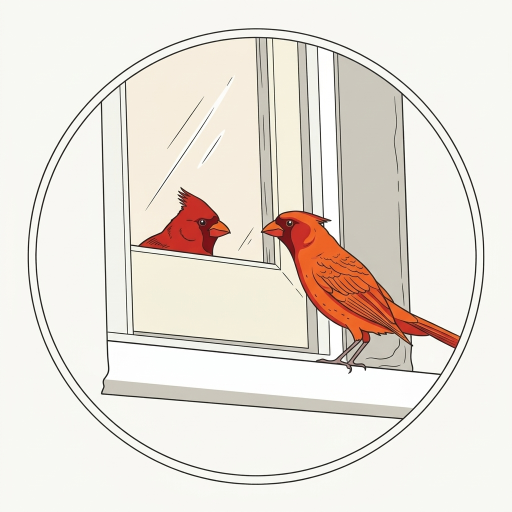
#> input picture art/cardinal-reflection-drawing.jpg, 1024 x 1024 px (shown at 1/2 size)
$ python trace_cardinal_drawing.py
#> lines starting #> are read from the running program, lines starting #| are printed output that depends on the picture; after the words box and inside, x2 and y2 are one past the last pixel; in counts of white or black regions, pixels touching at a corner belong together
### tools/make_text_pattern.py
"""Generate a two-line lettering embroidery pattern (DST) from a TrueType font.

Each glyph is stitched as: tie-in, edge-run underlay, fill rows, tie-off, trim.
Line 1 and line 2 are separate colors, so the machine stops for a thread change
between them (use the same spool twice for a one-color patch).

Usage:
    python3 tools/make_text_pattern.py
"""

import math
import os

import pyembroidery
from fontTools.pens.basePen import BasePen
from fontTools.ttLib import TTFont
from shapely.affinity import rotate
from shapely.geometry import LineString, Point, Polygon
from shapely.ops import substring, unary_union

HERE = os.path.dirname(os.path.abspath(__file__))
OUT_DIR = os.path.join(HERE, "..", "patterns")
FONT = "/usr/share/fonts/truetype/liberation/LiberationSerif-Bold.ttf"

# All sizes in millimetres.
LINES = [
    {"text": "Henderson", "cap_height": 15.0, "color": 0x1F2A44, "name": "Navy"},
    {"text": "est. 2007", "cap_height": 7.5, "color": 0x8B6B2E, "name": "Old gold"},
]
LINE_GAP = 5.0          # space between the baseline of line 1 and top of line 2
FILL_SPACING = 0.40     # distance between fill rows
FILL_ANGLE = 45         # degrees; diagonal rows look better on lettering
MAX_STITCH = 3.0        # longest stitch inside a fill row
RUN_STITCH = 2.0        # edge underlay stitch length
TRIM_DISTANCE = 2.0     # jumps longer than this get trimmed
MAX_TRAVEL = 45.0       # longest hidden walk inside a shape before trimming instead


class PolyPen(BasePen):
    """Collects a glyph outline as flattened point lists."""

    # [4 lines left out: function __init__, not called in this run]

    def _moveTo(self, p):
        self.cur = [p]

    def _lineTo(self, p):
        self.cur.append(p)

    # [24 lines left out: functions _curveToOne, _qCurveToOne, _closePath, not called in this run]

    _endPath = _closePath


# [105 lines left out: functions glyph_shape, text_shapes, run_along, fill_rows, underlay, not called in this run]


class Stitcher:
    def __init__(self):
        self.p = pyembroidery.EmbPattern()
        self.pos = None

    # [83 lines left out: functions _add, tie, travel, path, tie_off, not called in this run]

    def end_block(self):
        self.tie_off()
        self.p.add_command(pyembroidery.TRIM)


# [69 lines left out: functions layout_lines, stitch, build, write_dst, write_pes, not called in this run]


def _shift(shape, dx, dy):
    from shapely.affinity import translate
    return translate(shape, dx, dy)


# [8 lines that do not run on import are left out]

### tools/trace_cardinal_drawing.py
"""Trace the cardinal-and-reflection line drawing into a vector (SVG) and a Brother PES.

The drawing (art/cardinal-reflection-drawing.jpg) is split into its flat colors.
Each color becomes filled shapes; the dark outlines are thinned to their centre
lines and stitched as a doubled running stitch. The white window frame is left
as bare fabric. The design is scaled so its outer ring is 4.5 inches across,
for stitching in a 5x7 hoop and displaying in a round one.

Stitch order: cream, gray, red, orange, black, dark red -- five thread changes.

Usage:
    python3 tools/trace_cardinal_drawing.py
"""

import math
import os

import cv2
import numpy as np
import pyembroidery
from shapely.geometry import Point, Polygon
from shapely.ops import unary_union
from skimage.morphology import skeletonize

import make_text_pattern
from make_cardinal_designs import preview
from make_text_pattern import HERE, OUT_DIR, Stitcher, fill_rows, underlay, write_pes

ART = os.path.join(HERE, "..", "art", "cardinal-reflection-drawing.jpg")
UP = 2                                       # the drawing is enlarged this much before tracing, for smoother curves
CX, CY, RING_PX = 511.5 * UP, 513.0 * UP, 456.5 * UP      # centre and radius of the outer ring, in pixels
MM = 57.0 / RING_PX                          # millimetres per pixel: the ring becomes 114 mm (4.5 in) across
STEP = 1.7                                   # outline stitch length, mm

# Thread colors chosen for a real cardinal rather than the drawing's orange one.
CREAM = (0xF0E4BE, "Cream")
GRAY = (0x8E9196, "Gray")
RED = (0xD3222A, "Red")
DARK_RED = (0x8E1B22, "Dark Red")
ORANGE = (0xF28C28, "Orange")
BLACK = (0x000000, "Black")
EYES = [(403 * UP, 444 * UP), (578 * UP, 446 * UP)]      # pixel positions of the two eyes


def to_mm(x, y):
    return ((x - CX) * MM, -(y - CY) * MM)


def classify():
    """Label every pixel: 0 bare, 1 cream, 2 gray, 3 outline, 4 face mask, 5 shading, 6 body, 7 beak."""
    im = cv2.imread(ART)
#> im is the input picture: shape (1024, 1024, 3); mean B, G, R 218.6, 226.9, 233.6
    im = cv2.resize(im, None, fx=UP, fy=UP, interpolation=cv2.INTER_CUBIC)
#> im: shape (2048, 2048, 3)
    im = cv2.bilateralFilter(im, 9, 40, 9)
    gray_im = cv2.cvtColor(im, cv2.COLOR_BGR2GRAY)
    rgb = cv2.cvtColor(im, cv2.COLOR_BGR2RGB).astype(np.float32)
    hsv = cv2.cvtColor(im, cv2.COLOR_BGR2HSV).astype(int)
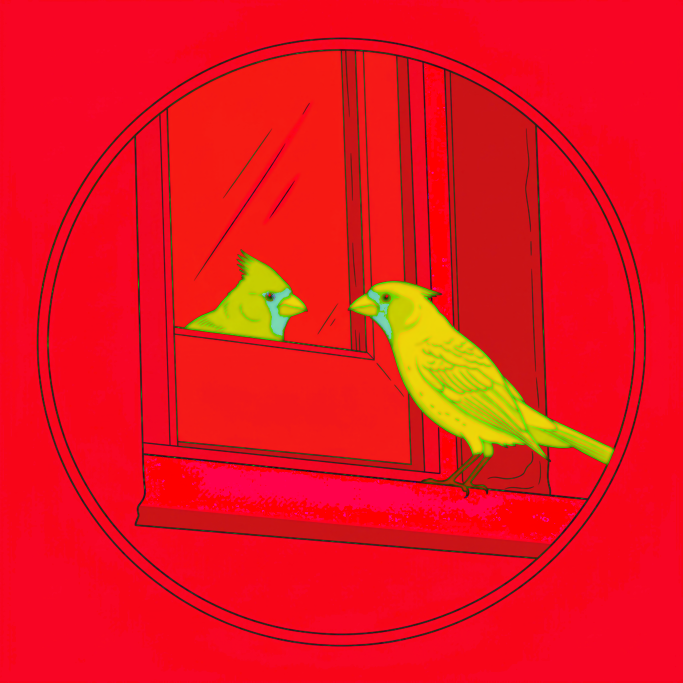
#> hsv: shape (2048, 2048, 3) int64 (shown at 1/3 size); mean B, G, R 27.6, 19.6, 234
    s, v = hsv[..., 1], hsv[..., 2]
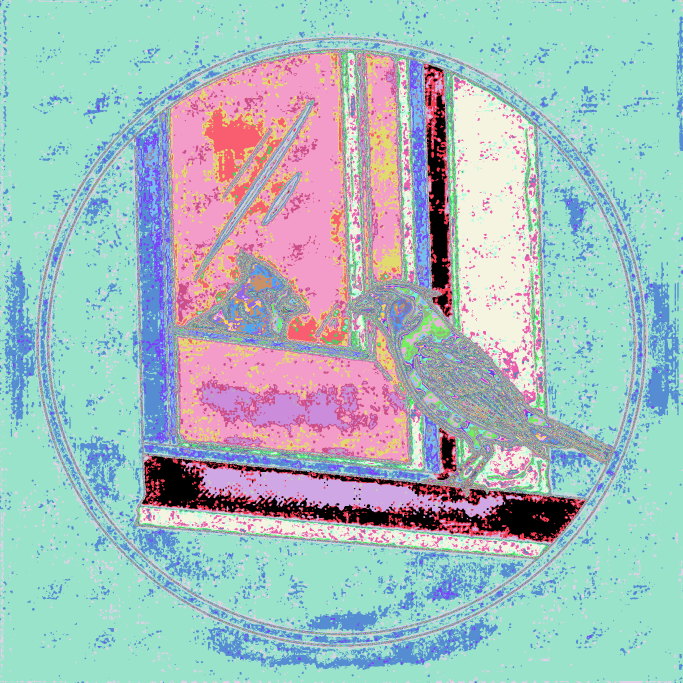
#> s: shape (2048, 2048) int64 (shown at 1/3 size); 255 distinct labels, from 0 to 255; one colour per label, 0 black
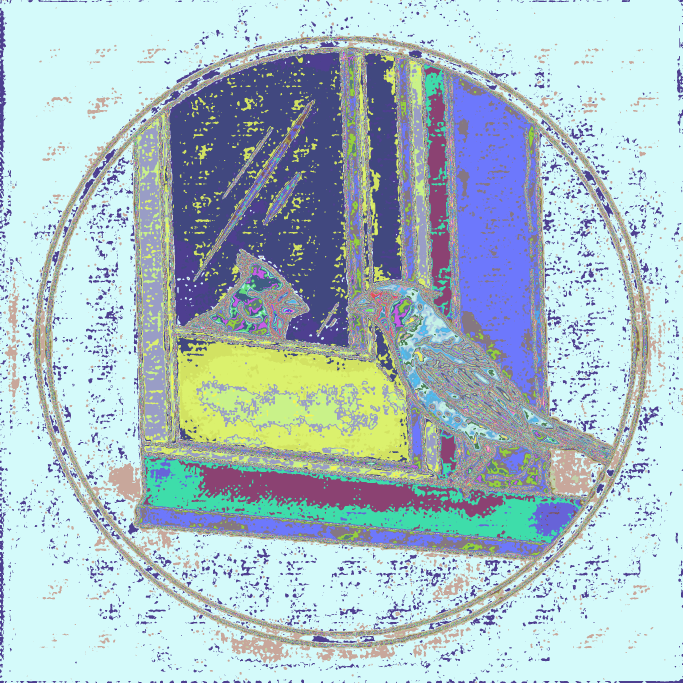
#> v: shape (2048, 2048) int64 (shown at 1/3 size); 256 distinct labels, from 0 to 255; one colour per label, 0 black
    yy, xx = np.mgrid[0:im.shape[0], 0:im.shape[1]]
    inside = (xx - CX) ** 2 + (yy - CY) ** 2 < (RING_PX + 4) ** 2
    cls = np.zeros(im.shape[:2], np.uint8)
    # An outline is anything clearly darker than what surrounds it, so faint pencil-gray lines count too.
    blackhat = cv2.morphologyEx(gray_im, cv2.MORPH_BLACKHAT, cv2.getStructuringElement(cv2.MORPH_ELLIPSE, (23, 23)))
    dark = (((v < 150) & (s < 110)) | ((blackhat > 42) & (s < 110))) & inside
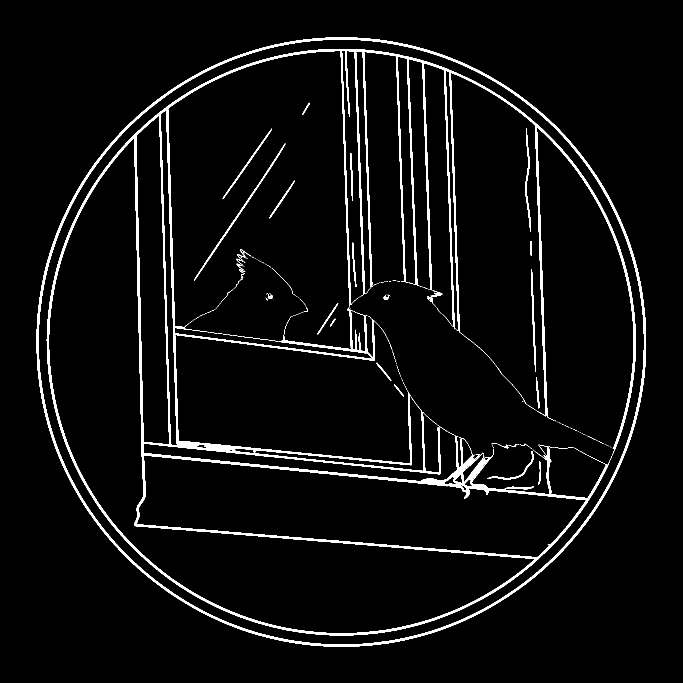
#> dark: shape (2048, 2048) bool (shown at 1/3 size); 4.2% white; 273 white regions (222 under 20 px), largest, box (x1, y1, x2, y2) and area: (140, 147, 1908, 1906) 125000, (110, 112, 1938, 1940) 37178, (582, 430, 856, 842) 1985
    # The soft edge of every outline reads as gray, so gray only counts away from the outlines.
    near_dark = cv2.dilate(dark.astype(np.uint8), np.ones((7, 7), np.uint8)) > 0
#> near_dark: shape (2048, 2048) bool; 9.9% white; 17 white regions, largest, box (x1, y1, x2, y2) and area: (137, 144, 1911, 1909) 309490, (107, 109, 1941, 1943) 81212, (579, 427, 859, 845) 6137
    gray = (v >= 165) & (v < 222) & (s < 40) & inside & ~near_dark
#> gray: shape (2048, 2048) bool; 7.5% white; 17 white regions (3 under 20 px), largest, box (x1, y1, x2, y2) and area: (1356, 224, 1633, 1240) 190925, (415, 1518, 1642, 1668) 55800, (1030, 156, 1087, 903) 18355
    gray = cv2.morphologyEx(gray.astype(np.uint8), cv2.MORPH_OPEN, cv2.getStructuringElement(cv2.MORPH_ELLIPSE, (9, 9))) > 0
#> gray: shape (2048, 2048) bool; 7.2% white; 11 white regions, largest, box (x1, y1, x2, y2) and area: (1356, 226, 1633, 1237) 190850, (417, 1518, 1640, 1668) 55770, (1422, 1335, 1644, 1479) 17728
    cls[(v > 225) & (rgb[..., 0] - rgb[..., 2] > 14) & (s < 60) & inside] = 1
    cls[gray] = 2
    cls[dark] = 3
    vivid = (s > 110) & inside
#> vivid: shape (2048, 2048) bool; 4.8% white; 418 white regions (369 under 20 px), largest, box (x1, y1, x2, y2) and area: (1045, 843, 1843, 1413) 149028, (530, 749, 922, 1025) 46392, (513, 700, 517, 816) 164
    # Bird colors, matched to the nearest of the drawing's own: maroon, red, and two oranges.
    refs = np.array([[114, 27, 18], [188, 53, 41], [233, 102, 43], [213, 107, 63]], np.float32)
    nearest = np.argmin(((rgb[vivid][:, None, :] - refs[None]) ** 2).sum(2), axis=1)
    cls[vivid] = np.array([4, 5, 6, 7], np.uint8)[nearest]
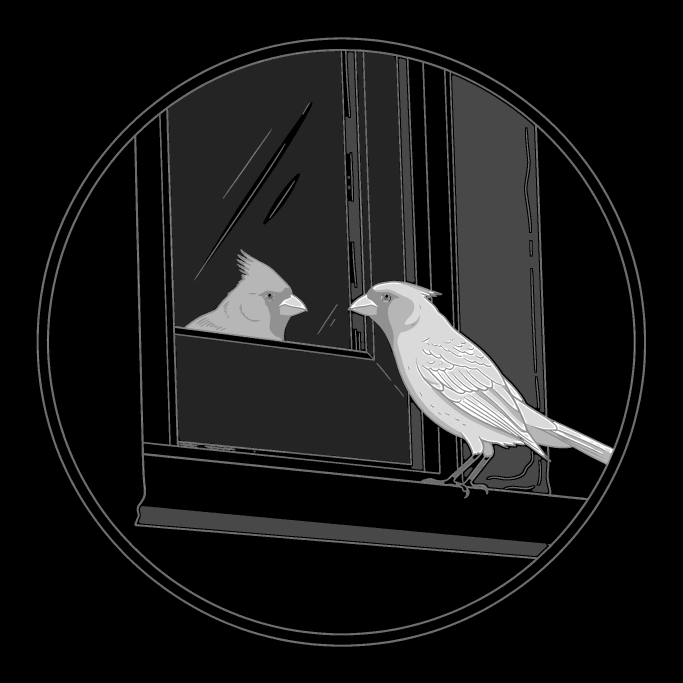
#> cls: shape (2048, 2048) (shown at 1/3 size); min 0, max 7, mean 0.678; drawn with min black and max white
    # The lighter orange is the beak only where it sits beside an eye; elsewhere it is body.
    n, labels, _, centres = cv2.connectedComponentsWithStats((cls == 7).astype(np.uint8), connectivity=8)
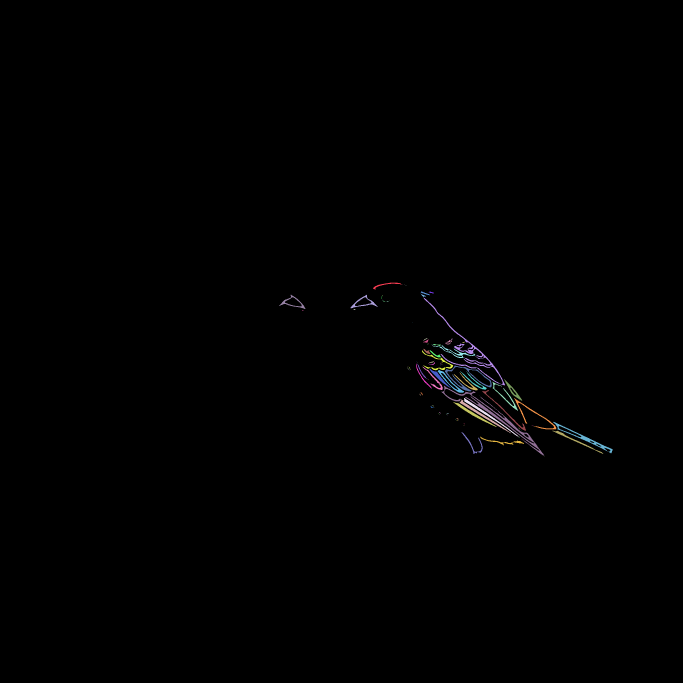
#> labels: shape (2048, 2048) int32 (shown at 1/3 size); 100 distinct labels, from 0 to 99; one colour per label, 0 black
#> n = 100; centres = 100 pairs, first value 878 to 1823, second value 853 to 1368
    for k in range(1, n):
        if min(math.dist(centres[k], e) for e in EYES) > 62 * UP:
            cls[labels == k] = 6
#> cls: shape (2048, 2048); 0.55% of pixels changed, all inside (x1, y1, x2, y2) = (1223, 875, 1838, 1369)
    # The birds are outlined in maroon, not black. Broad maroon areas (the face masks) stay as
    # fills; anything thin is an outline or a feather line and joins the outlines.
    maroon = (cls == 4).astype(np.uint8)
#> maroon: shape (2048, 2048); values 0 (black) and 1 (white), 1.2% white; 463 white regions (377 under 20 px), largest, box (x1, y1, x2, y2) and area: (530, 749, 922, 1025) 12202, (1045, 843, 1575, 1413) 11811, (1263, 877, 1843, 1399) 9745
    broad = cv2.dilate(cv2.erode(maroon, np.ones((13, 13), np.uint8)), np.ones((17, 17), np.uint8)) & maroon
#> broad: shape (2048, 2048); values 0 (black) and 1 (white), 0.28% white; 3 white regions (1 under 20 px), largest, box (x1, y1, x2, y2) and area: (797, 863, 878, 1015) 6282, (1100, 867, 1181, 1027) 5450
    cls[(maroon > 0) & (broad == 0)] = 3
#> cls: shape (2048, 2048); min 0, max 7, mean 0.664
    return cls


def smooth(ring, rounds=2):
    """Round off the pixel steps in an outline."""
    pts = list(ring.coords)[:-1]
    for _ in range(rounds):
        pts = [q for a, b in zip(pts, pts[1:] + pts[:1])
               for q in ((a[0] * 0.75 + b[0] * 0.25, a[1] * 0.75 + b[1] * 0.25), (a[0] * 0.25 + b[0] * 0.75, a[1] * 0.25 + b[1] * 0.75))]
    return pts


def shapes(mask, grow=7, min_area=1.0):
    """Filled regions of a pixel mask as polygons in mm, grown slightly to tuck under the outlines."""
#> called with grow = 7, min_area = 1
    mask = cv2.morphologyEx(mask.astype(np.uint8), cv2.MORPH_OPEN, np.ones((3, 3), np.uint8))     # drop specks
#> mask: shape (2048, 2048); values 0 (black) and 1 (white), 15.5% white; 6 white regions, box (x1, y1, x2, y2) and area: (505, 153, 1051, 1045) 356218, (526, 968, 1230, 1390) 213833, (1093, 157, 1211, 854) 64295, (1069, 155, 1112, 880) 12205, (1099, 949, 1119, 1066) 1720, (1635, 1356, 1641, 1364) 35
    mask = cv2.morphologyEx(mask, cv2.MORPH_CLOSE, np.ones((9, 9), np.uint8))                     # heal pinholes
#> mask: shape (2048, 2048); values 0 (black) and 1 (white), 15.6% white; 4 white regions, box (x1, y1, x2, y2) and area: (505, 153, 1051, 1045) 358848, (526, 949, 1230, 1390) 216706, (1069, 155, 1211, 880) 80418, (1635, 1356, 1641, 1364) 35
    mask = cv2.dilate(mask, cv2.getStructuringElement(cv2.MORPH_ELLIPSE, (2 * grow + 1, 2 * grow + 1)))
#> mask: shape (2048, 2048); values 0 (black) and 1 (white), 17.1% white; 4 white regions
    contours, hierarchy = cv2.findContours(mask, cv2.RETR_CCOMP, cv2.CHAIN_APPROX_NONE)
#> contours = 17 contours, 11 with area under 20; largest, box (x1, y1, x2, y2) and area: (498, 146, 1058, 1052) 393716, (519, 942, 1237, 1397) 231530, (1062, 148, 1218, 887) 91404, (665, 368, 899, 717) 3557, (805, 536, 888, 655) 1380, (1628, 1349, 1648, 1371) 318
    out = []
    for i, c in enumerate(contours):
        if hierarchy[0][i][3] != -1 or len(c) < 4:
            continue
        holes, j = [], hierarchy[0][i][2]
        while j != -1:
            if len(contours[j]) >= 4:
                holes.append([to_mm(*p[0]) for p in contours[j]])
            j = hierarchy[0][j][0]
        poly = Polygon([to_mm(*p[0]) for p in c], holes).buffer(0).simplify(0.15)
        for g in getattr(poly, "geoms", [poly]):
            if g.area < min_area:
                continue
            g = Polygon(smooth(g.exterior), [smooth(h) for h in g.interiors if Polygon(h).area > 0.8]).buffer(0)
            g = max(getattr(g, "geoms", [g]), key=lambda q: q.area)
            if g.area >= min_area:
                out.append(g)
#> this loop made 17 passes
#> c on passes 5, 6, 7, 10, 14, 16, 17: [[659, 724], [660, 723], [661, 724], [660, 725]], [[661, 721], [662, 720], [663, 721], [662, 722]], [[662, 719], [663, 718], [664, 719], [663, 720]], [[886, 536], [887, 535], [888, 536], [887, 537]], [[901, 362], [902, 361], [903, 362], [902, 363]], [[903, 359], [904, 358], [905, 359], [904, 360]], [[904, 357], [905, 356], [906, 357], [905, 358]]
#> after the loop, out = 4 items
    return out


def outlines(mask, min_len=3.0):
    """Centre lines of the dark outlines. Each connected set of lines becomes one continuous
    route that goes out along every branch and back, so it is stitched twice with no trims."""
    mask = cv2.morphologyEx(mask.astype(np.uint8), cv2.MORPH_CLOSE, np.ones((7, 7), np.uint8))    # join hairline breaks
    skel = skeletonize(mask > 0)
    # Each centre-line pixel is nudged to the average of its neighbours on the line, which irons out pixel steps.
    f = skel.astype(np.float32)
    yy, xx = np.mgrid[0:f.shape[0], 0:f.shape[1]].astype(np.float32)
    weight = cv2.blur(f, (9, 9)) + 1e-9
    sx, sy = cv2.blur(f * xx, (9, 9)) / weight, cv2.blur(f * yy, (9, 9)) / weight
    at = lambda p: to_mm(float(sx[p]), float(sy[p]))
    n, labels = cv2.connectedComponents(skel.astype(np.uint8), connectivity=8)
    routes = []
    for k in range(1, n):
        pix = set(zip(*np.where(labels == k)))
        if len(pix) * MM < min_len:
            continue
        nbrs = lambda p: [(p[0] + dy, p[1] + dx) for dy in (-1, 0, 1) for dx in (-1, 0, 1) if (dy or dx) and (p[0] + dy, p[1] + dx) in pix]
        start = next((p for p in pix if len(nbrs(p)) == 1), next(iter(pix)))
        stack, seen, walk = [start], {start}, [start]
        while stack:
            nxt = next((q for q in nbrs(stack[-1]) if q not in seen), None)
            if nxt is None:
                stack.pop()
                if stack:
                    walk.append(stack[-1])
            else:
                seen.add(nxt); stack.append(nxt); walk.append(nxt)
        # Thin the pixel-by-pixel walk to stitch-length steps, keeping every turning-back point.
        pts = [at(walk[0])]
        for i in range(1, len(walk) - 1):
            p = at(walk[i])
            if walk[i - 1] == walk[i + 1] or math.dist(p, pts[-1]) >= STEP:
                if math.dist(p, pts[-1]) > 0.25:
                    pts.append(p)
        pts.append(at(walk[-1]))
        routes.append(pts)
    # Stitch neighbouring routes one after another.
    ordered, pos = [], (0.0, 60.0)
    while routes:
        i = min(range(len(routes)), key=lambda j: math.dist(pos, routes[j][0]))
        ordered.append(routes.pop(i)); pos = ordered[-1][-1]
    return ordered


def design():
    cls = classify()
    # Stitches on the birds run from head toward tail, the way the feathers lie.
    layers = [(CREAM, shapes(cls == 1), 75, 0.5), (GRAY, shapes(cls == 2, min_area=5.0), 90, 0.5), (RED, shapes(cls == 6), -42, 0.4),
              (ORANGE, shapes(cls == 7), 10, 0.4), (BLACK, shapes(cls == 4), 80, 0.4), (DARK_RED, shapes(cls == 5), -30, 0.4)]
#> in shapes (call 2), `contours, hierarchy = cv2.findContours(mask, cv2.RETR_CCOMP, cv2.CHAIN..`: contours = 9 contours; largest, box (x1, y1, x2, y2) and area: (1349, 220, 1640, 1243) 214004, (410, 1511, 1647, 1675) 72224, (1029, 150, 1094, 905) 27232, (1415, 1329, 1651, 1485) 25106, (1189, 168, 1251, 854) 24312
#> the loop in shapes (call 2), `for i, c in enumerate(contours):` made 9 passes
#> in shapes (call 3), `contours, hierarchy = cv2.findContours(mask, cv2.RETR_CCOMP, cv2.CHAIN..`: contours = 85 contours, 75 with area under 20; largest, box (x1, y1, x2, y2) and area: (1119, 844, 1845, 1373) 121784, (848, 885, 912, 926) 1696, (1058, 885, 1121, 925) 1603, (1282, 868, 1306, 887) 325, (1475, 1280, 1538, 1309) 314
#> in shapes (call 4), `contours, hierarchy = cv2.findContours(mask, cv2.RETR_CCOMP, cv2.CHAIN..`: contours = 7 contours, 1 with area under 20; largest, box (x1, y1, x2, y2) and area: (835, 878, 923, 934) 2698, (1045, 878, 1136, 932) 2680, (1113, 841, 1206, 875) 1543, (1256, 868, 1294, 897) 724, (868, 899, 892, 912) 135, (1082, 900, 1103, 909) 102
#> in shapes (call 5), `mask = cv2.dilate(mask, cv2.getStructuringElement(cv2.MORPH_ELLIPSE, (..`:
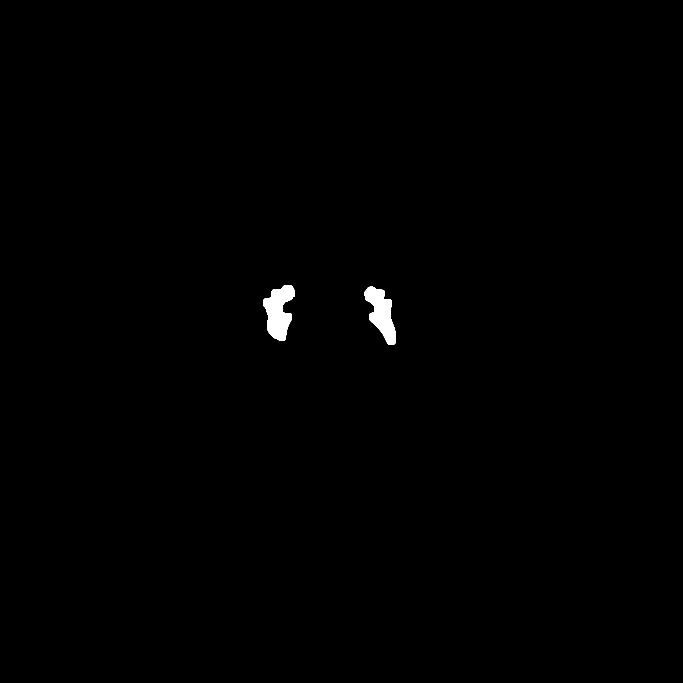
#> mask: shape (2048, 2048) (shown at 1/3 size); values 0 (black) and 1 (white), 0.44% white; 2 white regions
#> in shapes (call 5), `contours, hierarchy = cv2.findContours(mask, cv2.RETR_CCOMP, cv2.CHAIN..`: contours = 2 contours; box (x1, y1, x2, y2) and area: (790, 856, 885, 1022) 9432, (1093, 860, 1188, 1034) 8510
#> the loop in shapes (call 5), `for i, c in enumerate(contours):` made 2 passes
#> (the rest of the program and of its run is left out)
